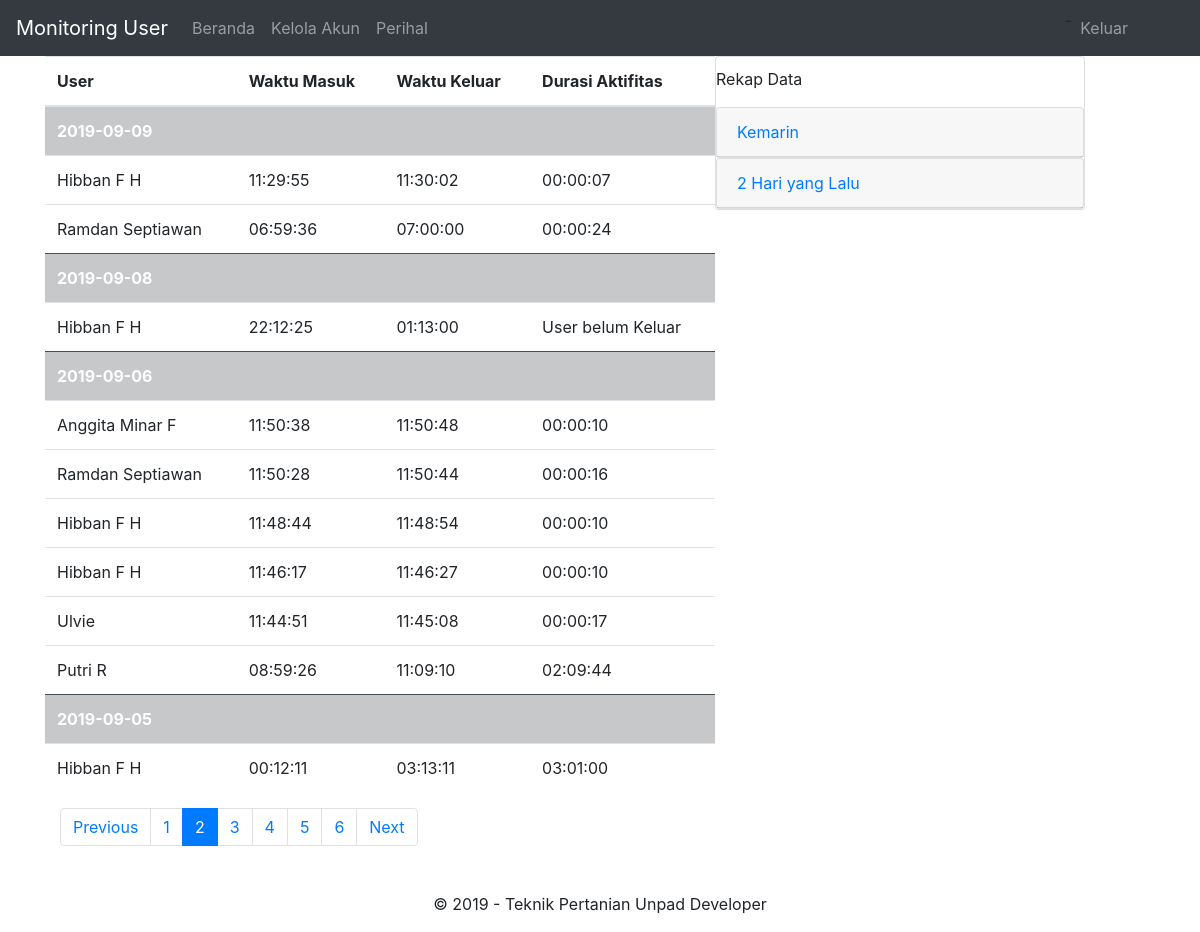
/index_admin.php?halaman=2 (signed in), run on the app's committed database.
### tables this page shows
CREATE TABLE `user` (
  `id_user` int(10) NOT NULL,
  `nama_lengkap` varchar(100) NOT NULL,
  `email` varchar(50) NOT NULL,
  `nomor_hp` varchar(12) NOT NULL,
  `waktu_dibuat` timestamp NOT NULL DEFAULT CURRENT_TIMESTAMP ON UPDATE CURRENT_TIMESTAMP
);

### index_admin.php (the view, shortened to what this page needs)
<?php
include('config.php');
$limit = isset($_POST["limit-records"]) ? $_POST["limit-records"] : 10;
$perpage = 10;
$page = isset($_GET["halaman"]) ? (int)$_GET["halaman"] : 1;
$start = ($page > 1) ? ($page * $perpage) - $perpage : 0;
$hasil = $db->query("SELECT u.nama_lengkap, DATE(l.waktu_masuk) as tanggal_masuk, TIME(l.waktu_masuk) as masuk, TIME(l.waktu_keluar) as waktu_keluar, SEC_TO_TIME(TIME_TO_SEC(l.waktu_keluar) - TIME_TO_SEC(l.waktu_masuk)) AS estimasi FROM log_akses l
                    INNER JOIN manajerial m ON l.id_verifikasi = m.id_verifikasi INNER JOIN user u ON m.id_user = u.id_user
                    ORDER BY DATE(l.waktu_masuk) DESC, TIME(l.waktu_masuk) DESC LIMIT $start, $limit");
$sql = $db->query("SELECT * FROM log_akses");
$total = mysqli_num_rows($sql);
$pages = ceil($total/$perpage);
?>
<!DOCTYPE html>
<html lang="en">
<head>
    <link rel="stylesheet" href="https://maxcdn.bootstrapcdn.com/bootstrap/4.3.1/css/bootstrap.min.css">
    <link rel="stylesheet" type="text/css" href="//cdn.datatables.net/1.10.11/css/jquery.dataTables.min.css">
</head>
<body>
    <nav class="navbar navbar-expand-md navbar-dark bg-dark sticky-top">
        <a href="#" class="navbar-brand">Monitoring User</a>
        <ul class="navbar-nav w-100">
            <li class="nav-item"><a href="index_admin.php" class="nav-link">Beranda</a></li>
            <li class="nav-item"><a href="register.php" class="nav-link">Kelola Akun</a></li>
            <li class="nav-item"><a href="#" class="nav-link">Perihal</a></li>
        </ul>
        <ul class="navbar-nav w-100 justify-content-end">-
            <li class="nav-item justify-content-end mr-5"><a href="logout.php" class="nav-link">Keluar</a></li>
        </ul>
    </nav>
    <div class="container-fluid">
        <div class="row">
            <div class="col-md-7">
                <table class="table table-stripped table-hover maintabel" style="margin-left:30px;">
                    <thead>
                    <tr>
                        <th scope="col">User</th>
                        <th scope="col">Waktu Masuk</th>
                        <th scope="col">Waktu Keluar</th>
                        <th scope="col">Durasi Aktifitas</th>
                    </tr>
                    </thead>
                    <?php
                    if ($hasil-> num_rows > 0){
                        $cur_date = false;
                        while($row = $hasil-> fetch_assoc()) {
                            if ($row['tanggal_masuk'] != $cur_date) {
                    ?>
                    <tr class="table-dark">
                        <td colspan='4'><b><?php if ($row['tanggal_masuk'] == date('Y-m-d')):
                            echo "Hari ini";
                        elseif ($row['tanggal_masuk'] == date('Y-m-d', time() - 86400)):
                            echo "Kemarin";
                        else:
                            echo $row['tanggal_masuk'];
                        endif;
                        ?></b></td>
                    </tr>
                    <?php $cur_date = $row['tanggal_masuk'];
                        }?>
                    <tr>
                        <td><?php echo $row['nama_lengkap'] ?></td>
                        <td><?php echo $row['masuk'] ?></td>
                        <td><?php if ($row['waktu_keluar'] === NULL):
                                echo "User belum keluar";
                            else:
                                echo $row['waktu_keluar'];
                            endif; ?></td>
                        <td><?php if ($row['estimasi'] < 0):
                                echo "User belum Keluar";
                            else:
                                echo $row['estimasi'];
                            endif; ?></td>
                    </tr>
                    <?php
                        }
                    }
                    ?>
                </table>
            </div>
            <div class="col-md-4">
                <div class="card">
                    <p style="margin-top:10px;">Rekap Data</p>
                    <div id="accordion">
                        <div class="card">
                            <div class="card-header">
                                <a class="card-link" data-toggle="collapse" href="#kemarin">Kemarin</a>
                            </div>
                        </div>
                        <div class="card">
                            <div class="card-header">
                                <a class="card-link" data-toggle="collapse" href="#lusa">2 Hari yang Lalu</a>
                            </div>
                        </div>
                    </div>
                </div>
            </div>
        </div>
        <div class="col-md-3">
            <ul class="pagination" style="margin-left:30px;">
                <li class="page-item"><?php if($page > 1): ?>
                    <a class="page-link" href="?halaman=<?= $page - 1; ?>">Previous</a>
                <?php endif; ?>
                </li>
                <?php for($i=1; $i<=$pages; $i++) :?>
                <li class="<?php if($i == $page) {echo 'page-item active';} else {echo 'page-item';} ?>">
                        <a href="?halaman=<?= $i; ?>" class="page-link"><?= $i; ?></a>
                    <?php endfor;?>
                </li>
                <li class="page-item"><?php if($page < $pages): ?>
                    <a href="?halaman=<?= $page + 1;?>" class="page-link">Next</a>
                <?php endif; ?>
                </li>
            </ul>
        </div>
    </div>
    <?php include "footer.php"; ?>
</body>
</html>

### data on the page
user: tanggal_masuk "2019-09-09", nama_lengkap "Hibban F H", masuk "11:29:55", waktu_keluar "11:30:02", estimasi "00:00:07", tanggal_masuk "2019-09-08", masuk "22:12:25", waktu_keluar "01:13:00", shows "User belum Keluar", masuk "11:48:44", waktu_keluar "11:48:54", estimasi "00:00:10", masuk "11:46:17", waktu_keluar "11:46:27", tanggal_masuk "2019-09-05", masuk "00:12:11", waktu_keluar "03:13:11", estimasi "03:01:00"
user: nama_lengkap "Ramdan Septiawan", masuk "06:59:36", waktu_keluar "07:00:00", estimasi "00:00:24", masuk "11:50:28", waktu_keluar "11:50:44", estimasi "00:00:16"
user: tanggal_masuk "2019-09-06", nama_lengkap "Anggita Minar F", masuk "11:50:38", waktu_keluar "11:50:48", estimasi "00:00:10"
user: nama_lengkap "Ulvie", masuk "11:44:51", waktu_keluar "11:45:08", estimasi "00:00:17"
user: nama_lengkap "Putri R", masuk "08:59:26", waktu_keluar "11:09:10", estimasi "02:09:44"
